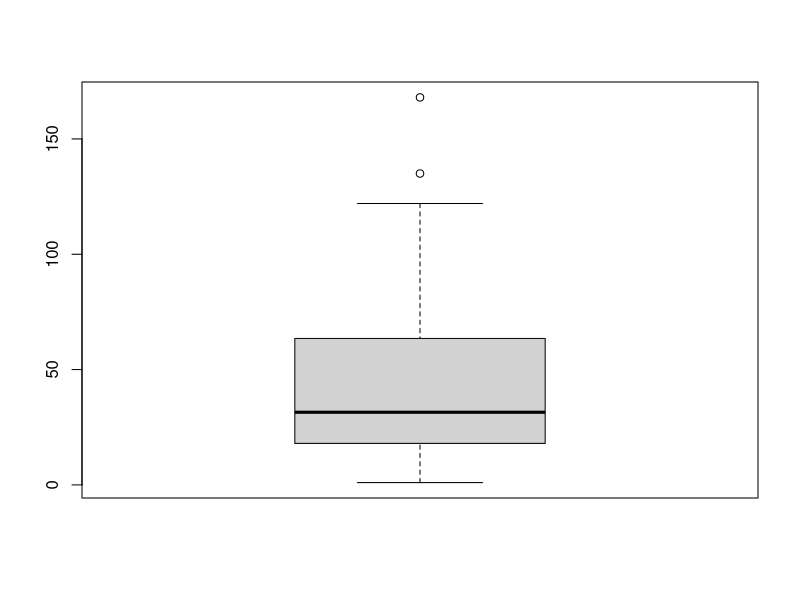
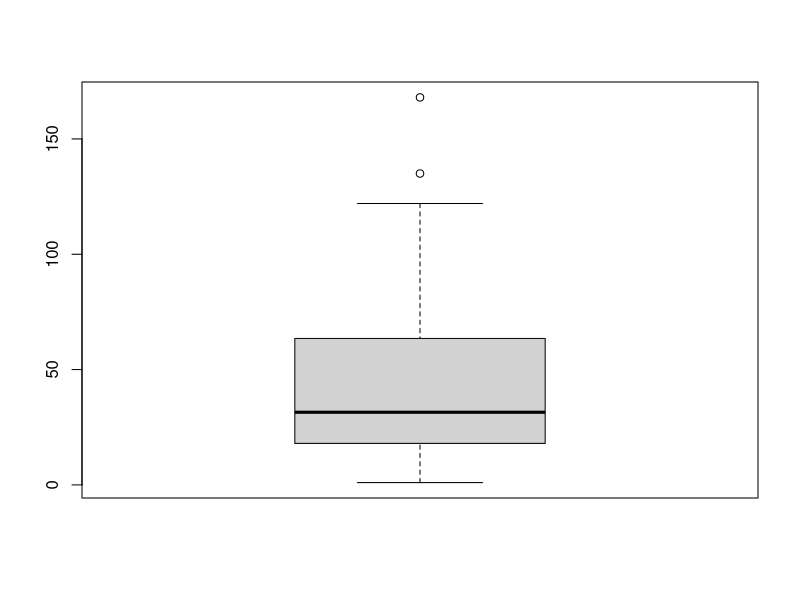

The R script that drew these images, in order:
# 1. mtcars 데이터를 이용하여 다음 내용을 작성하세요.
data("mtcars")
View(mtcars) # 데이터 구조 확인

## 1.1. dplyr 패키지의 함수를 사용하여 무게(wt)가 무거운 순으로 
## 상위 5종의 자동차를 1위부터 5위 순서대로 출력하세요.
library(dplyr) # dplyr 패키지 불러오기

mtcars %>%
  arrange(-wt) %>% # wt에 대하여 내림차순 정렬
  head(5) # 상위 5개의 행 출력

## 1.2 dplyr 패키지의 함수를 사용하여 엔진 실린더(cyl)가 8인 자동차들 중에
## 연비(mpg)가 낮은 하위 5종의 자동차를 하위 5위부터 1위 순서대로 출력하세요.

mtcars %>%
  filter(cyl == 8) %>% # cyl가 8인 자동차 추출
  arrange(-mpg) %>% # 하위 5위부터 1위 출력: 내림차순 후 꼬리에서부터 5개 출력 
  tail(5)

# 2. mtcars 데이터를 이용하여 다음과 같은 파생 변수를 생성해보세요.
## 2.1 dplyr 패키지의 함수를 사용하여 year 칼럼을 추가하고 모든 데이터 값은 1974가 되도록 출력하세요. 
## (같은 값으로 할당할 때는 해당하는 값을 등호로 변수 또는 칼럼명과 연결하면 됩니다.)

mtcars %>%
  mutate(year = 1974) # dplyr의 mutate 함수를 사용해서 year 칼럼 추가
# cf. 이때 재할당 안 했으므로 원본 mtcars 데이터프레임은 추가되지 않고 그대로

## 2.2. 내장함수를 사용하여 am의 값이 0이면 automatic, 
## 1이면 manual인 trans1 변수를 추가하세요.

mtcars$trans1 <- ifelse(mtcars$am == 0, "automatic", "manual") # $ 활용하여 칼럼 추가 (실제로 추가됨)
mtcars

## 2.3. dplyr 패키지의 함수를 사용하여 am의 값이 0이면 automatic, 
## 1이면 manual인 trans2 변수를 추가하세요.

mtcars <- # mtcars에 재할당
  mtcars %>%
  mutate(trans2 = ifelse( # dplyr 패키지의 mutate 함수 활용하여 칼럼 추가
    am == 0, "automatic", "manual"
  ))
mtcars

# 3. mtcars 데이터를 이용하여 다음 문제를 해결해보세요.
## 3.1. dplyr 패키지의 함수를 사용하여 trans2의 값(“automatic”, “manual”)에 
## 따른 평균 연비(mpg), 평균 배기량(disp)를 출력하세요.

mtcars %>%
  group_by(trans2) %>% # 기준이 되는 trans2로 groupby
  summarise(mean_mpg= mean(mpg), # dplyr의 summarise 함수로 데이터 프레임 형태로 평균값 출력
            mean_disp = mean(disp))

## cf. 평균 구하기 전 결측치 있는지 확인
by_trans2 <- mtcars %>%
  group_by(trans2) 

table(is.na(by_trans2$mpg))
table(is.na(by_trans2$disp))

## 3.2. dplyr 패키지의 함수를 사용하여 엔진 실린더별로 
## 몇 대의 자동차가 있는지 출력해보세요.
names(mtcars) # cf. mtcars 칼럼명 확인
table(mtcars["cyl"]) # cf. 실린더 칼럼의 값 table로 확인

mtcars %>%
  group_by(cyl) %>% # 실린더별
  summarise(car_nums = n()) # n()으로 행 개수 출력 (행의 수를 세기 때문에 변수 지정 따로 안 해줘도 됨)

# 4. 
## 4.1. 실습에서 사용된 데이터 프레임 df_a에 대하여 dplyr 패키지의 left_join( ),
## inner_join( ), full_join( ) 함수를 사용하여 df_ex1과 결합하여 각각 
## df_left, df_inner, df_full에 저장해보고, 어떤 차이가 있는지 서술하세요.

df_a <- data.frame(name = c("aaa", "bbb", "ccc", "ddd"),
                   birthyear = c(1984, 1989, 1985, 1991))
df_ex1 <- data.frame(name = c("bbb", "ccc", "eee", "ddd"),
                     gen = c("F", "M", "F", "M"))

df_left <- left_join(df_a, df_ex1, by ="name") # left_join: df_a의 "name"을 기준으로 결합
df_left

df_inner <- inner_join(df_a, df_ex1, by = "name") # inner_join: df_a와 df_ex1의 공통 변수인 "name"을 기준으로 결합
df_inner

df_full <- full_join(df_a, df_ex1, by = "name") # full_join: 지정한 변수 "name"을 기준으로 결합
df_full

## 4.2. dplyr 패키지의 bind_rows( ) 함수를 사용하여 
## df_ex1에 df_ex2의 3개 데이터를 추가해보세요.
df_ex2 <- data.frame(name = c("fff", "ggg", "hhh"),
                     gen = c("M", "M", "F"))

df_all <- bind_rows(df_ex1, df_ex2) # 칼럼명 같아서 알아서 추가됨
df_all 

## 4.3.  dplyr 패키지의 데이터 결합 함수를 사용하여 아래 데이터프레임으로 
## 파생변수 vs_name을 mtcars에 추가하세요.
df_vs_name <- data.frame(vs = c(0, 1),
                         vs_name = c("V-shaped", "straight"))
df_vs_name

mtcars <- left_join(mtcars, df_vs_name, by = "vs") 
mtcars
# mtcars의 "vs"를 기준으로 결합, mtcars에 재할당

# 5. airquality 데이터를 이용하여 다음을 해결하세요.
data("airquality")
View(airquality)
## 5.1. 태양복사 에너지(Solar.R)의 관측값에 몇 개의 결측치가 있는지 확인하세요.
table(is.na(airquality$Solar.R)) # TRUE(결측치) 7개

## 5.2. dplyr 패키지의 함수를 사용하여 Solar.R의 결측치를 모두 제외하고 평균을 구하세요.
airquality %>%
  summarise(mean_Solar.R = mean(Solar.R, na.rm = T)) # na.rm = T로 결측치 제거, summarise 함수로 평균 연산

## 5.3. Solar.R의 결측치를 평균으로 대체하세요.
## (단, 평균은 소수점 첫째자리에서 반올림한 정수값을 직접 입력하여 사용하세요.)
## 평균: 186
airquality_new <- airquality
airquality_new$Solar.R <- ifelse(is.na(airquality$Solar.R), 186, airquality$Solar.R) # 결측치 평균값으로 대체
airquality_new # 실제 데이터 프레임 대체됨

## 5.4. dplyr 패키지의 함수를 사용하여 결측치를 평균으로 대체한 Solar.R의 평균을 구하세요.
airquality %>%
  summarise(mean_Solar.R = mean(Solar.R, na.rm = T)) 

# 6. airquality 데이터를 이용하여 다음을 해결하세요.
## 6.1.변수 Ozone에 몇 개의 결측치가 있는지 알아보세요.
table(is.na(airquality$Ozone)) # TRUE(결측치) 37개

## 6.2. 변수 Ozone에 대한 박스플랏(상자그림)을 그려 이상치(극단치)가 있는지 확인하고, 
## 어떤 값을 벗어난 값이 이상치(극단치)인지 확인하세요.
boxplot(airquality$Ozone)
boxplot(airquality$Ozone)$stats # 최소값 1.0, 최대값 122.0을 벗어난 값이 이상치이다

## 6.3. 변수 Ozone의 모든 이상치(극단치)를 결측치로 바꾸고, 
## 몇 개의 결측치가 추가됐는지 살펴보세요.
airquality$Ozone <- ifelse(airquality$Ozone < 1 | airquality$Ozone > 122, NA, airquality$Ozone)
table(is.na(airquality$Ozone)) # 39개의 결측치 추가

## 6.4. dplyr 패키지의 함수를 사용하여 
## 변수 Ozone의 결측치를 제외한 값들의 평균을 구하세요.
airquality %>%
  summarise(mean_Ozone = mean(airquality$Ozone, na.rm = T)) # na.rm = T 결측치 제거


